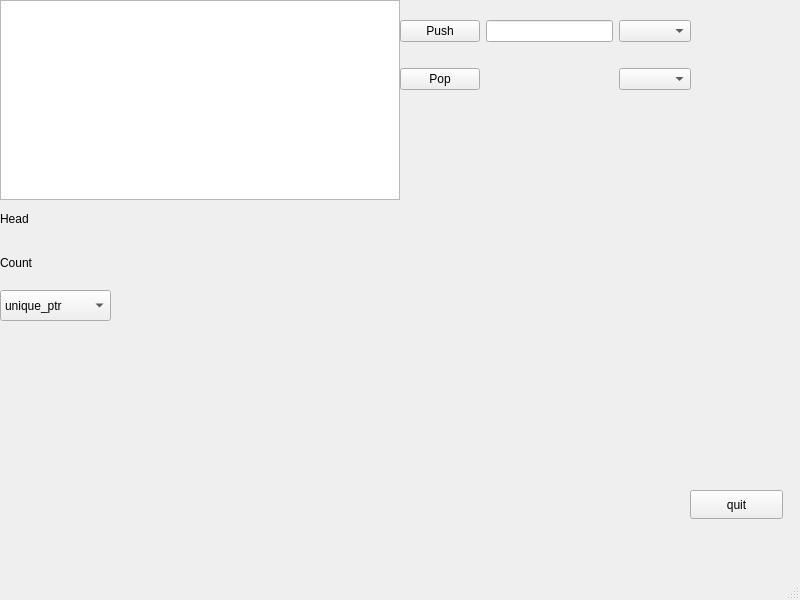
<?xml version="1.0" encoding="UTF-8"?>
<ui version="4.0">
 <class>MainWindow</class>
 <widget class="QMainWindow" name="MainWindow">
  <property name="geometry">
   <rect>
    <x>0</x>
    <y>0</y>
    <width>800</width>
    <height>600</height>
   </rect>
  </property>
  <property name="windowTitle">
   <string>MainWindow</string>
  </property>
  <widget class="QWidget" name="centralwidget">
   <widget class="QTableWidget" name="tableWidget">
    <property name="geometry">
     <rect>
      <x>0</x>
      <y>0</y>
      <width>400</width>
      <height>200</height>
     </rect>
    </property>
   </widget>
   <widget class="QWidget" name="gridWidget" native="true">
    <property name="geometry">
     <rect>
      <x>400</x>
      <y>0</y>
      <width>291</width>
      <height>111</height>
     </rect>
    </property>
    <layout class="QGridLayout" name="gridLayout">
     <item row="0" column="0">
      <widget class="QPushButton" name="pushButton">
       <property name="text">
        <string>Push</string>
       </property>
      </widget>
     </item>
     <item row="0" column="1">
      <widget class="QLineEdit" name="pushEdit"/>
     </item>
     <item row="1" column="0">
      <widget class="QPushButton" name="popButton">
       <property name="text">
        <string>Pop</string>
       </property>
      </widget>
     </item>
     <item row="0" column="2">
      <widget class="QComboBox" name="insertPos"/>
     </item>
     <item row="1" column="2">
      <widget class="QComboBox" name="deletePos"/>
     </item>
    </layout>
   </widget>
   <widget class="QComboBox" name="comboBox">
    <property name="geometry">
     <rect>
      <x>0</x>
      <y>290</y>
      <width>111</width>
      <height>31</height>
     </rect>
    </property>
    <item>
     <property name="text">
      <string>unique_ptr</string>
     </property>
    </item>
    <item>
     <property name="text">
      <string>shared and weak_ptr</string>
     </property>
    </item>
   </widget>
   <widget class="QWidget" name="gridWidget" native="true">
    <property name="geometry">
     <rect>
      <x>0</x>
      <y>200</y>
      <width>201</width>
      <height>81</height>
     </rect>
    </property>
    <layout class="QGridLayout" name="gridLayout_2">
     <item row="0" column="0">
      <widget class="QLabel" name="label">
       <property name="text">
        <string>Head</string>
       </property>
      </widget>
     </item>
     <item row="1" column="0">
      <widget class="QLabel" name="label_2">
       <property name="text">
        <string>Count</string>
       </property>
      </widget>
     </item>
     <item row="1" column="1">
      <widget class="QLabel" name="countLabel">
       <property name="text">
        <string/>
       </property>
      </widget>
     </item>
     <item row="0" column="1">
      <widget class="QLabel" name="headLabel">
       <property name="text">
        <string/>
       </property>
      </widget>
     </item>
    </layout>
   </widget>
   <widget class="QPushButton" name="pushButton_2">
    <property name="geometry">
     <rect>
      <x>690</x>
      <y>490</y>
      <width>93</width>
      <height>29</height>
     </rect>
    </property>
    <property name="text">
     <string>quit</string>
    </property>
   </widget>
  </widget>
  <widget class="QMenuBar" name="menubar">
   <property name="geometry">
    <rect>
     <x>0</x>
     <y>0</y>
     <width>800</width>
     <height>26</height>
    </rect>
   </property>
  </widget>
  <widget class="QStatusBar" name="statusbar"/>
 </widget>
 <resources/>
 <connections/>
</ui>
